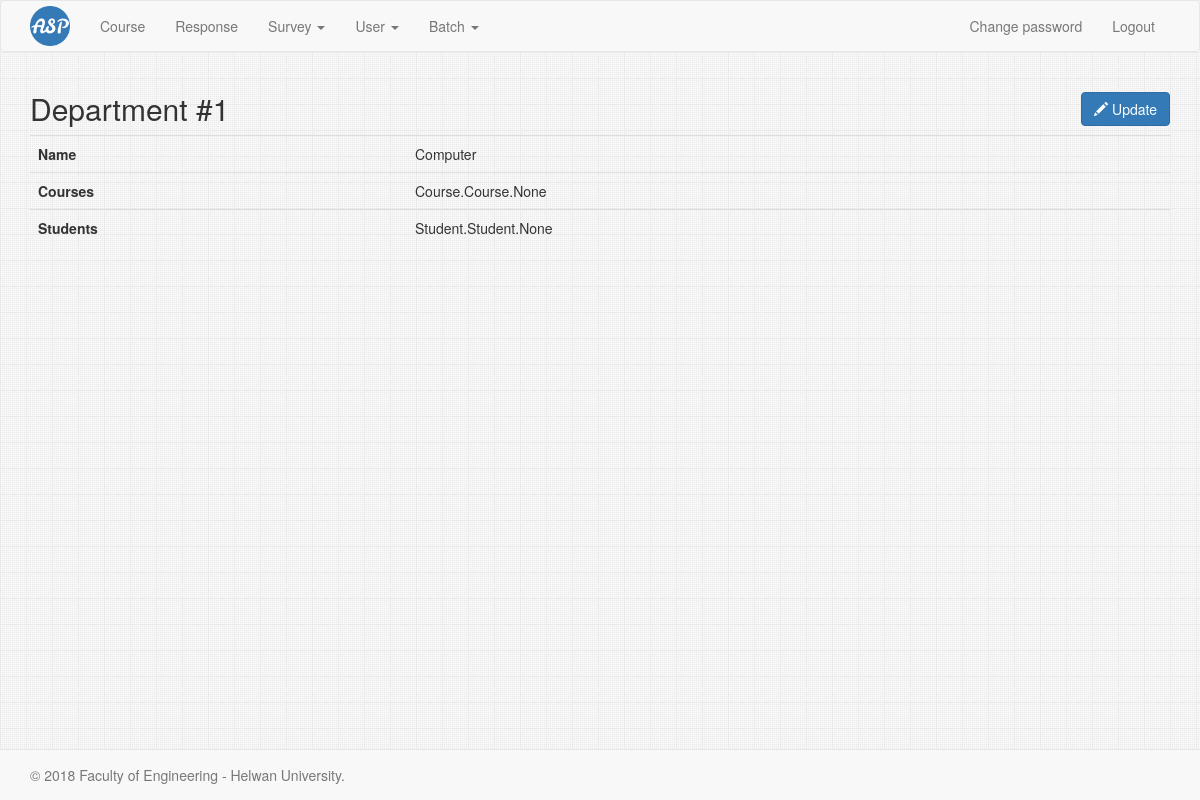
/department/1 (signed in), run on the app's committed database.
### Department/models.py (models this page shows, shortened)
class Department(models.Model):
    name = models.CharField(
        max_length=200,
        unique=True,
    )

### Department/views.py (the view)
# urls.py: url(r'^(?P<pk>\d+)$', DepartmentRead.as_view(), name="read"),
@method_decorator([login_required, admin_required], name='dispatch')
class DepartmentRead(DetailView):
    model = Department
    template_name = 'Department/department_read.html'

### Department/templates/Department/department_read.html (shortened to what this page needs)
{% extends 'base.html' %}
{% block content %}
    <h2>
        Department #{{ department.id }}
        <a href="{% url 'department:update' department.id %}" class="btn btn-primary pull-right">
            <span class="glyphicon glyphicon-pencil"></span> Update
        </a>
    </h2>
    <table class="table table-hover">
        <tbody>
        <tr>
            <th>Name</th>
            <td>{{ department.name }}</td>
        </tr>
        <tr>
            <th>Courses</th>
            <td>{{ department.courses }}</td>
        </tr>
        <tr>
            <th>Students</th>
            <td>{{ department.students }}</td>
        </tr>
        </tbody>
    </table>
{% endblock %}

### common-static/css/main.css (style rules this page uses)
html { position: relative; min-height: 100%; }
body { margin-bottom: 60px; }

### data on the page
Department: id "1", name "Computer", courses "Course.Course.None", students "Student.Student.None"
